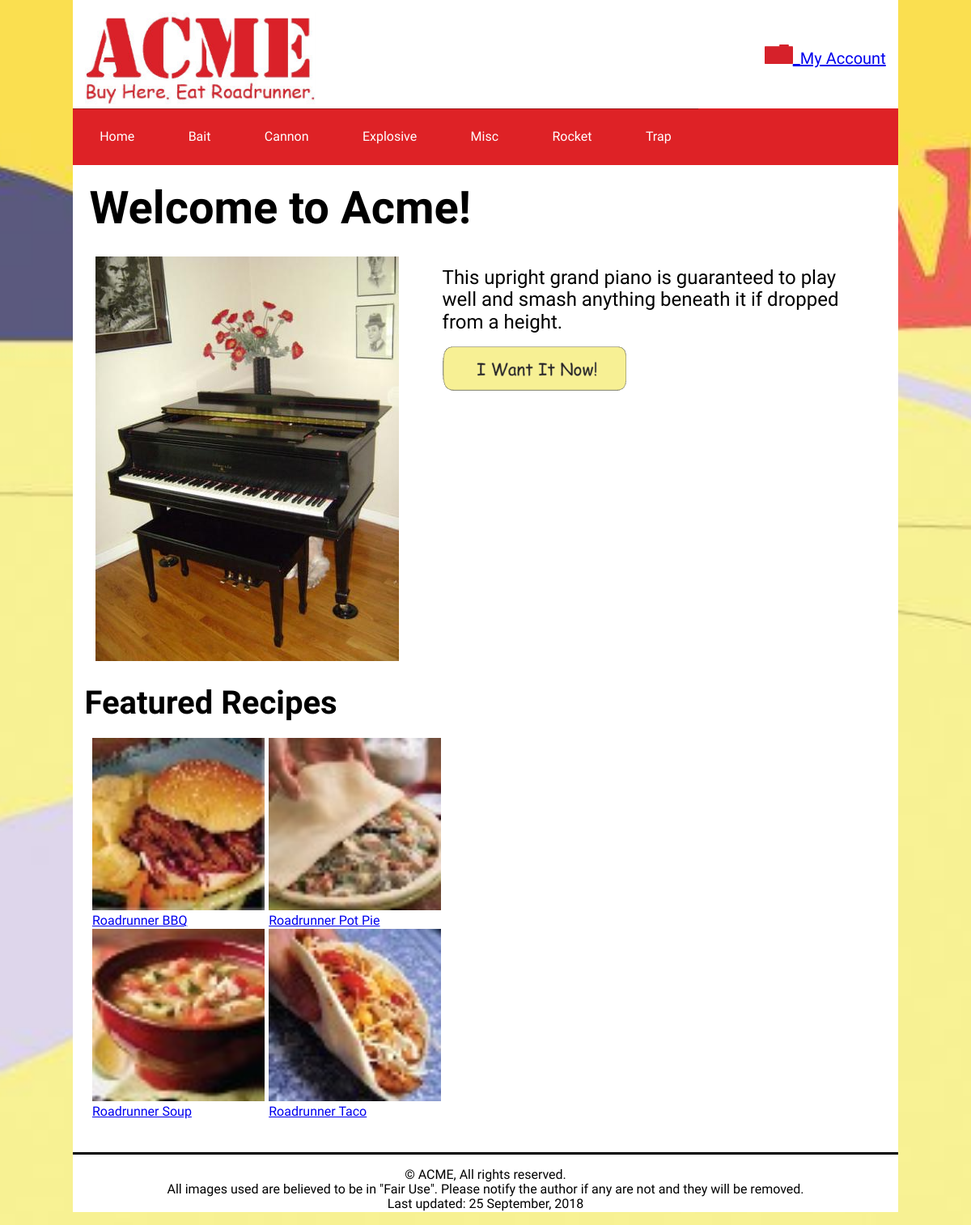
The page / on the database its author committed.
### tables this page shows
CREATE TABLE `categories` (
  `categoryId` int(10) UNSIGNED NOT NULL,
  `categoryName` varchar(30) NOT NULL
);

CREATE TABLE `inventory` (
  `invId` int(10) UNSIGNED NOT NULL,
  `invName` varchar(50) NOT NULL DEFAULT '',
  `invDescription` text NOT NULL,
  `invImage` varchar(50) NOT NULL DEFAULT '',
  `invThumbnail` varchar(50) NOT NULL DEFAULT '',
  `invPrice` decimal(10,2) NOT NULL DEFAULT '0.00',
  `invStock` smallint(6) NOT NULL DEFAULT '0',
  `invSize` smallint(6) NOT NULL DEFAULT '0',
  `invWeight` smallint(6) NOT NULL DEFAULT '0',
  `invLocation` varchar(35) NOT NULL DEFAULT '',
  `categoryId` int(10) UNSIGNED NOT NULL,
  `invVendor` varchar(20) NOT NULL DEFAULT '',
  `invStyle` varchar(20) NOT NULL DEFAULT '',
  `invFeatured` tinyint(1) DEFAULT NULL
);

### model/acme-model.php (called while the page is built, shortened)
<?php
function getCategories()
{
  $db = acmeConnect();
  $sql = 'SELECT categoryName, categoryId FROM categories ORDER BY categoryName ASC';
  $stmt = $db->prepare($sql);
  $stmt->execute();
  $categories = $stmt->fetchAll();
  return $categories;
}

### model/products-model.php (called while the page is built, shortened)
<?php
function getCurrentFeatured(){
  $db = acmeConnect();
  $sql = 'SELECT * FROM inventory WHERE invFeatured = 1';
  $stmt = $db->prepare($sql);
  $stmt->execute();
  $pastFeatured = $stmt->fetch(PDO::FETCH_ASSOC);
  return $pastFeatured;
}

### library/functions.php (the view, shortened to what this page needs)
<?php
function buildNavigation($categories)
{
 $genericList = '<ul id="primaryNav" class="hide">';
 $genericList .= "<li><a href='/acme/' title='View the Acme home page'>Home</a></li>";
  foreach ($categories as $category)
 {
   $genericList .= "<li><a href='/acme/products/?action=categoryLinks&categoryName=".urlencode($category['categoryName'])."' title='View our $category[categoryName] product line'>$category[categoryName]</a></li>";
 }
 $genericList .= '</ul>';
 return $genericList;
}
function buildFeaturedDisplay($productInfo){
  $pd = "<div class='prodDisplay'>";
  $pd .= "<div class='prodImage'>";
  $pd .= "<img src='$productInfo[invImage]' alt='Image of $productInfo[invName] on Acme.com'>";
  $pd .= '</div>';
  $pd .= "<div id='overlay'>";
  $pd .= "<div class ='featureDetails'>";
  $pd .= "<p>$productInfo[invDescription]</p>";
  $pd .= "<a href='/acme/cart/'><img id='actionbtn' alt='Add to cart button' src='/acme/images/site/iwantit.gif'></a>";
  $pd .= '</div>';
  $pd .= '</div>';
  $pd .= '</div>';
 return $pd;
}

### index.php (shortened to what this page needs)
<?php
 require_once 'model/acme-model.php';
 require_once 'library/functions.php';
 require_once 'model/products-model.php';
	$categories = getCategories();
  $navList = buildNavigation($categories);
 $action = filter_input(INPUT_POST, 'action');
if ($action == NULL)
{ $action = filter_input(INPUT_GET, 'action');
  if ($action == NULL)
  { $action = 'home';
  }
}
switch ($action)
{
  case 'home':
    $featured = getCurrentFeatured();
    $featureDisplay = buildFeaturedDisplay($featured);
    include 'view/home.php';
  break;
}

### view/home.php (shortened to what this page needs)
<!DOCTYPE html>
<html lang="en-us">
    <head>
            <link href="/acme/css/normalize.css" rel="stylesheet">
            <link href="/acme/css/main.css" rel="stylesheet">
            <link href="/acme/css/medium.css" rel="stylesheet">
            <link href="/acme/css/large.css" rel="stylesheet">
    </head>
    <body>
    <?php include $_SERVER['DOCUMENT_ROOT'] . '/acme/common/header.php'; ?>
   <nav>
      <?php echo $navList; ?>
    </nav>
    <main>
      <h1>Welcome to Acme!</h1>
      <?php echo $featureDisplay; ?>
        <article class="recipes">
          <h2>Featured Recipes</h2>
          <div class="menu">
            <div class="gridItem">
              <img src="/acme/images/recipes/bbqsand.jpg" alt="Pulled Roadrunner BBQ">
              <a href="home.php">Roadrunner BBQ</a>
            </div>
            <div class="gridItem">
              <img src="/acme/images/recipes/potpie.jpg" alt="Roadrunner Pot Pie">
              <a href="home.php">Roadrunner Pot Pie</a>
            </div>
            <div class="gridItem">
              <img src="/acme/images/recipes/soup.jpg" alt="Roadrunner Soup">
              <a href="home.php">Roadrunner Soup</a>
            </div>
            <div class="gridItem">
              <img src="/acme/images/recipes/taco.jpg" alt="Roadrunner Taco">
              <a href="home.php">Roadrunner Taco</a>
            </div>
          </div>
        </article>
     </main>
     <?php include$_SERVER['DOCUMENT_ROOT'] . '/acme/common/footer.php'; ?>
    </body>
</html>

### common/header.php (shortened to what this page needs)
<header>
  <div class="headerItems">
    <figure class="icon"><a href='/acme/index.php?action=home'>
      <picture>
         <source srcset="/acme/images/site/logo_small.jpg" media="(max-width: 37.5em)">
         <source srcset="/acme/images/site/logo_med.jpg" media="(max-width: 64em)">
         <source srcset="/acme/images/site/logo_med.jpg">
         <img src="/acme/images/site/logo.gif" alt="Acme Logo">
      </picture> </a>
     </figure>
       <div class="folder">
         <?php
          if (isset($_SESSION['loggedin']))
          {
             echo "<a href='/acme/accounts/index.php?action=loggedIn'><span>Welcome {$_SESSION['clientData']['clientFirstname']}</span></a>";
             echo "<span>|</span>";
             echo "<a href='/acme/accounts/index.php?action=logout'>Logout</a>";
          }
          else
          {
            echo "<a href='/acme/accounts/index.php?action=login'><img src='/acme/images/site/account_resize.gif' alt='Picture of Account Folder'>_My Account</a>";
          }
        ?>
      </div>
  </div>
</header>

### common/footer.php
<footer>
   <p>&copy; ACME, All rights reserved.<br>
       All images used are believed to be in "Fair Use". Please notify the author if any are not                  and they will be removed.<br>
       Last updated: 25 September, 2018
   </p>
</footer>

### css/main.css (style rules this page uses)
* { box-sizing: border-box; }
*, *:before, *:after { box-sizing: inherit; }
body { font-family: 'Chicle', cursive; font-size: 100%; background-image: url("../images/site/background.jpg"); background-position: center; background-size: cover; background-repeat: no-repeat; padding: 0; margin: 0; }
header, nav, main, footer { padding: 0; max-width: 85%; margin: auto; background-color: white; }
header .headerItems { color: black; display: flex; flex-flow: row nowrap; justify-content: space-between; align-items: flex-start; padding-top: 1.5%; }
header .headerItems figure.icon { margin: 0; margin-left: 1.5%; padding: 0; max-width: 50%; }
.headerItems picture img { max-width: 95%; }
header .headerItems .folder { margin: 0 1.5% 0 0; padding: 2em 0 0 0; display: flex; align-items: flex-end; max-width: 50%; }
nav { background-color: #de2226; margin-top: 0; margin-bottom: 0; }
nav ul li { display: flex; flex-flow: column nowrap; align-items: stretch; justify-content: space-around; padding: .8rem 2%; border-top: 1px solid rgba(0,0,0,.3); }
nav ul { list-style-type: none; padding: 0; margin: 0; }
nav ul li a { color: #FFFFFF; text-decoration: none; }
nav ul.hide { display: none; }
main { margin-top: 0; margin-bottom: 0; background-color: white; padding-bottom: 1em; }
main h1 { margin: 0 0 0 2%; padding-top: 2%; color: black; text-align: left; font-size: 250%; }
main h2 { margin: 0 0 4% 2%; font-size: 175%; text-align: left; padding-top: 2%; }
.menu { margin: 0 5% 0 5%; display: grid; grid-template-columns: 1fr 1fr; grid-column-gap: 5px; grid-template-rows: 1fr 1fr; padding-bottom: 5%; }
.menu img { width: 100%; margin-left: 0%; margin-right: 0%; }
.prodDisplay { margin: 0; padding: 0; display: flex; flex-direction: column; }
.prodImage { margin-bottom: .5em; flex: 1 1 auto; }
.prodImage img { max-width: 96%; padding: 2% 2% 2% 2%; }
#overlay { position: absolute; width: 77%; height: 200px; padding: 0; margin: 4% 5% 5% 4%; background-color: rgba(0,0,0,0.5); z-index: 2; cursor: pointer; }
div.featureDetails { position: absolute; top: 50%; left: 50%; font-size: 1em; text-align: left; margin: 0 2% 0 2%; color: white; transform: translate(-50%,-50%); -ms-transform: translate(-50%,-50%); }
footer { border-top: 3px solid black; background-color: white; text-align: center; padding: 0; }
footer>p { font-size: 70%; color: black; }

### css/medium.css (style rules this page uses)
@media only screen and (min-width: 37.5em) { header .headerItems .folder { font-size: 125%; } }
@media only screen and (min-width: 37.5em) { nav ul { list-style-type: none; margin: 0; padding: 0; overflow: hidden; } }
@media only screen and (min-width: 37.5em) { nav ul.hide { display: flex; flex-flow: row nowrap; align-items: stretch; justify-content: flex-start; } }
@media only screen and (min-width: 37.5em) { li { border-right: none; border-top: none; } }
@media only screen and (min-width: 37.5em) { nav ul li a { padding: .8rem; text-decoration: none; } }
@media only screen and (min-width: 37.5em) { li:last-child { border-right: none; } }
@media only screen and (min-width: 37.5em) { main h1 { font-size: 300%; } }
@media only screen and (min-width: 37.5em) { main h2 { font-size: 225%; } }
@media only screen and (min-width: 37.5em) { article.recipes { max-width: 56%; } }
@media only screen and (min-width: 37.5em) { div.prodDisplay { flex-flow: row nowrap; justify-content: space-between; } }
@media only screen and (min-width: 37.5em) { .prodImage { flex: 1 0 auto; max-width: 50%; padding: 2% 2% 0 2%; } }
@media only screen and (min-width: 37.5em) { .prodImage img { object-fit: scale-down; margin: 0; height: auto; max-width: 100%; } }
@media only screen and (min-width: 37.5em) { #overlay { position: initial; display: flex; background-color: rgba(0,0,0,0); z-index: 0; } }
@media only screen and (min-width: 37.5em) { div.featureDetails { position: initial; top: auto; left: auto; text-align: left; margin: 0; padding: 0; color: black; transform: none; } }
@media only screen and (min-width: 37.5em) { div.featureDetails p { font-size: 1.5em; margin: 0 0 3% 0; padding: 0; } }

### css/large.css (style rules this page uses)
@media only screen and (min-width: 64em) { nav { font-size: 100%; } }
@media only screen and (min-width: 64em) { main h1 { font-size: 350%; } }
@media only screen and (min-width: 64em) { main h2 { font-size: 250%; margin-left: 3%; } }
@media only screen and (min-width: 64em) { article.recipes { max-width: 47%; } }
@media only screen and (min-width: 64em) { footer>p { font-size: 100%; } }

### rows shown on the page
categories: categoryName "Bait"
categories: categoryName "Cannon"
categories: categoryName "Explosive"
categories: categoryName "Misc"
categories: categoryName "Rocket"
categories: categoryName "Trap"
inventory: invImage (picture), invDescription "This upright grand piano is guaranteed to play well and smash anything beneath it if dropped from a height."
